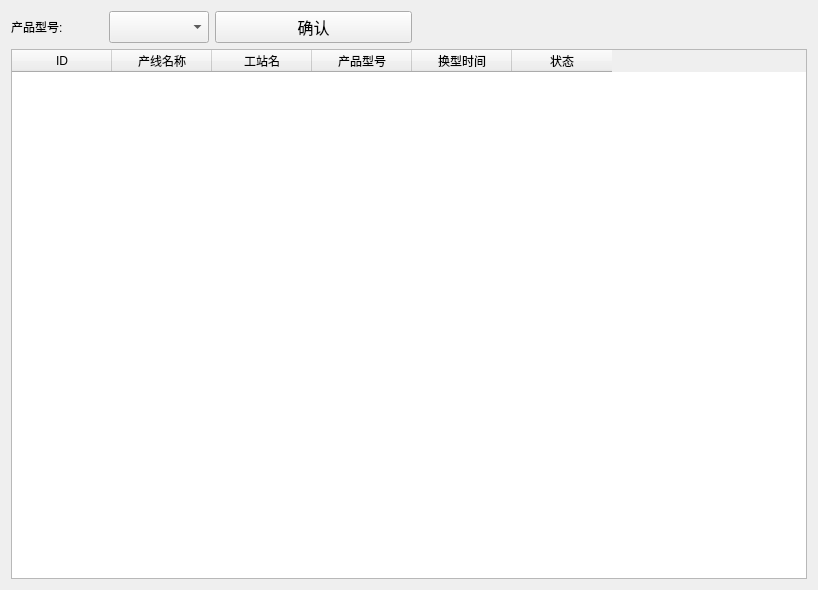
<?xml version="1.0" encoding="UTF-8"?>
<ui version="4.0">
 <class>WidgetProductChange</class>
 <widget class="QWidget" name="WidgetProductChange">
  <property name="geometry">
   <rect>
    <x>0</x>
    <y>0</y>
    <width>818</width>
    <height>590</height>
   </rect>
  </property>
  <property name="windowTitle">
   <string>Form</string>
  </property>
  <property name="styleSheet">
   <string notr="true">QGroupBox
{
	border: 3px solid gray;
	border-radius:10px;
	margin-top:5ex;
	font-family:楷体;
	font:bold 17px;
 
} 
QGroupBox::title
{
	subcontrol-origin:margin;
	subcontrol-position:top center;
	padding:1px;
}
QGroupBox::enabled{
	border: 3px solid gray;
}
QGroupBox::!enabled{
	border: 1px solid gray;
}

</string>
  </property>
  <layout class="QGridLayout" name="gridLayout">
   <item row="0" column="0">
    <layout class="QHBoxLayout" name="horizontalLayout_2" stretch="1,1,2">
     <item>
      <layout class="QHBoxLayout" name="horizontalLayout">
       <item>
        <widget class="QLabel" name="label">
         <property name="text">
          <string>产品型号:</string>
         </property>
        </widget>
       </item>
       <item>
        <widget class="QComboBox" name="comboBox_SelectProduct">
         <property name="minimumSize">
          <size>
           <width>0</width>
           <height>25</height>
          </size>
         </property>
         <property name="styleSheet">
          <string notr="true">QComboBox{font:20px;}</string>
         </property>
        </widget>
       </item>
      </layout>
     </item>
     <item>
      <widget class="QPushButton" name="pushButton">
       <property name="minimumSize">
        <size>
         <width>0</width>
         <height>25</height>
        </size>
       </property>
       <property name="font">
        <font>
         <pointsize>12</pointsize>
        </font>
       </property>
       <property name="text">
        <string>确认</string>
       </property>
      </widget>
     </item>
     <item>
      <spacer name="horizontalSpacer">
       <property name="orientation">
        <enum>Qt::Horizontal</enum>
       </property>
       <property name="sizeHint" stdset="0">
        <size>
         <width>40</width>
         <height>20</height>
        </size>
       </property>
      </spacer>
     </item>
    </layout>
   </item>
   <item row="1" column="0">
    <widget class="QTableWidget" name="tableWidget">
     <column>
      <property name="text">
       <string>ID</string>
      </property>
     </column>
     <column>
      <property name="text">
       <string>产线名称</string>
      </property>
     </column>
     <column>
      <property name="text">
       <string>工站名</string>
      </property>
     </column>
     <column>
      <property name="text">
       <string>产品型号</string>
      </property>
     </column>
     <column>
      <property name="text">
       <string>换型时间</string>
      </property>
     </column>
     <column>
      <property name="text">
       <string>状态</string>
      </property>
     </column>
    </widget>
   </item>
  </layout>
 </widget>
 <resources/>
 <connections/>
</ui>
